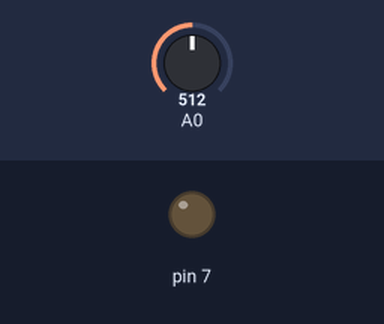
Recording of a sketch running on a simulated Arduino Uno, built with avr-gcc and run on an emulated ATmega328P. On the bench: output pins drawn as LEDs (lit = HIGH). The test bench sets the inputs (shaded band); at power-on: A0 = 512.

Above: at 1.2 s.
1.3 s: A0 set to 87
2.8 s: A0 set to 78
At 3.8 s:
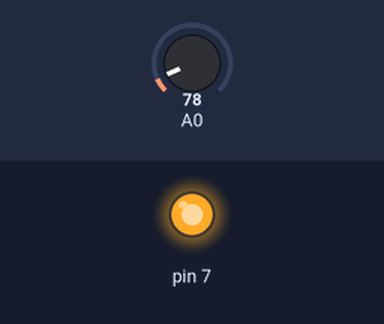
4.3 s: A0 set to 109
5.8 s: A0 set to 130
At 6.5 s:
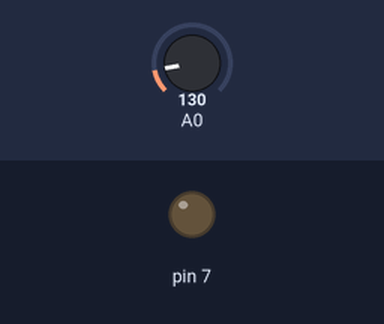
7.3 s: A0 set to 0
At 7.9 s:
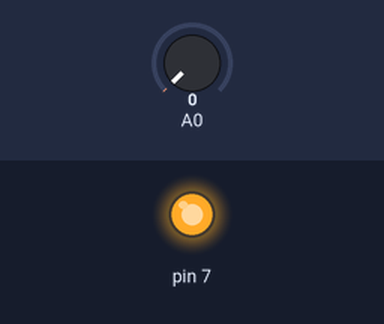
Timing chart, 0 to 9.8 s (numbered marks = the images above; inputs shaded):
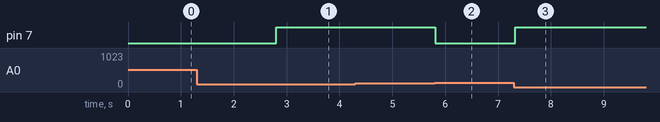

The sketch:

sketch.ino
```cpp
bool on=false;
void setup(){pinMode(7,OUTPUT);} // wrong
void loop(){
  float u=analogRead(A0)*(5000.0/1023.0);
  if(u<400) on=true; else if(u>600) on=false;
  digitalWrite(7,on);
  delay(30);
}
```

Measured:
- the behaviour switches between 82 and 81 on A0 (found by bisection; images 0 and 1)
- the behaviour switches between 122 and 123 on A0 (found by bisection; images 1 and 2)
- after the input at 1.3 s, every drawn part: stays the same
- after the input at 2.8 s, pin 7: LOW → HIGH at once
- after the input at 4.3 s, every drawn part: stays the same
- after the input at 5.8 s, pin 7: HIGH → LOW at once
- after the input at 7.3 s, pin 7: LOW → HIGH at once
